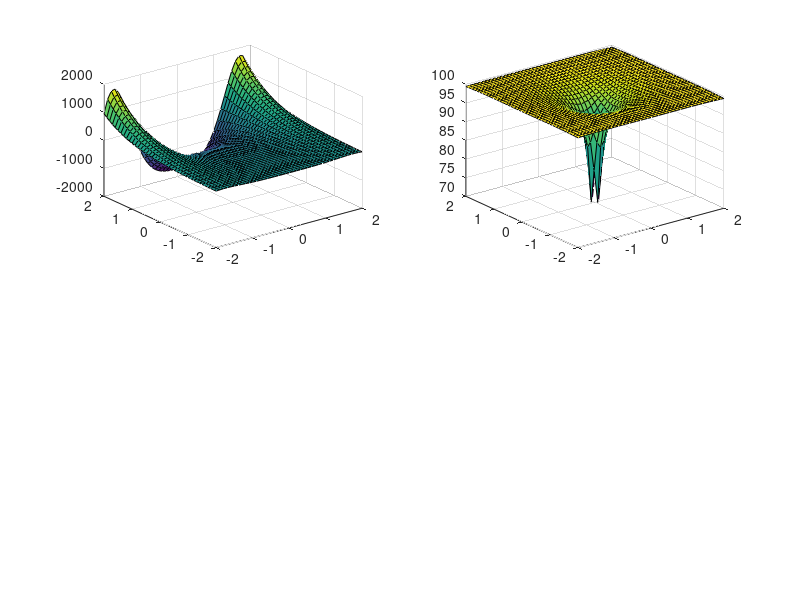

Write MATLAB code to recreate this figure.
clc;
clear all;
subplot(2,2,1);
[x,y]=meshgrid(-2:0.1:2);
z=(e.^((x.^2)+y))*(cos(((x.^2)+(y.^2))));
surf(x,y,z);

subplot(2,2,2);
[x,y]=meshgrid(-2:0.1:2);
a=(100 - 3./sqrt((x.^2)+(y.^2))) + (sin(sqrt((x.^2)+(y.^2))));
b=(sqrt(300 -(x.^2)+(y.^2)+(10*sin(x))+(10*cos(x))))./100;
z=a+b;
surf(x,y,z);